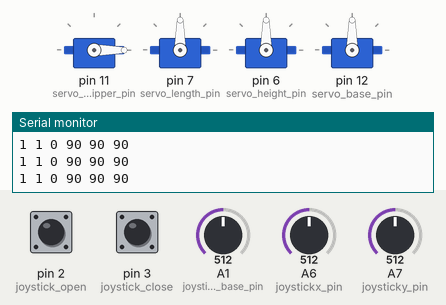
The sketch below on a simulated Arduino Nano, built with avr-gcc and run on an emulated ATmega328P. On the bench: 4 × servo, the last lines printed to the serial monitor. Inputs (shaded band) come from the test bench; at power-on: A1 (joysticky_base_pin) = 512, A6 (joystickx_pin) = 512, A7 (joysticky_pin) = 512, pin 2 (joystick_open) HIGH, pin 3 (joystick_close) HIGH.

Above: at 1.2 s.
1.3 s: A1 (joysticky_base_pin) set to 716
At 2.7 s:
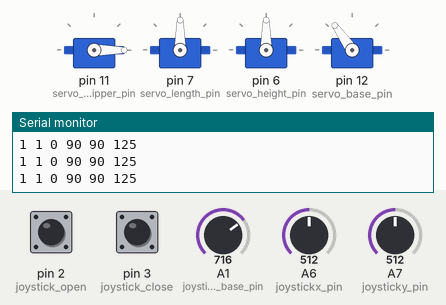
3.2 s: A6 (joystickx_pin) set to 900
At 4.5 s:
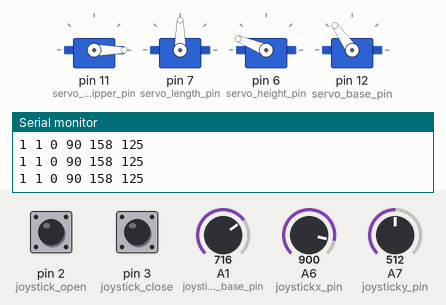
5.6 s: A7 (joysticky_pin) set to 0
At 7.5 s:
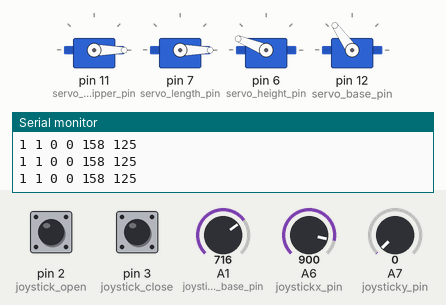
8.6 s: pin 2 (joystick_open) pulled LOW for 1 s
At 10.4 s:
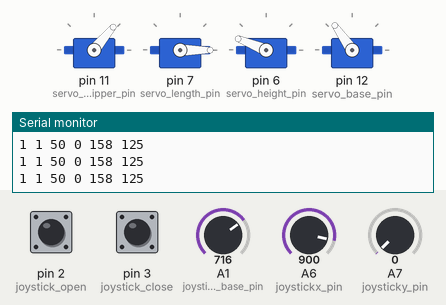
11.6 s: A7 (joysticky_pin) set to 306
At 13.1 s:
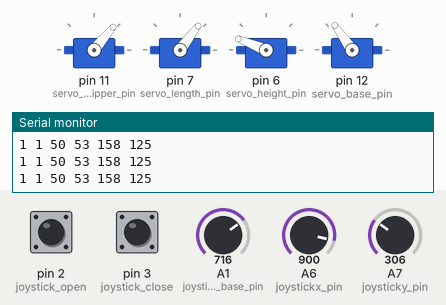
13.8 s: pin 3 (joystick_close) pulled LOW for 1 s
At 15.5 s:
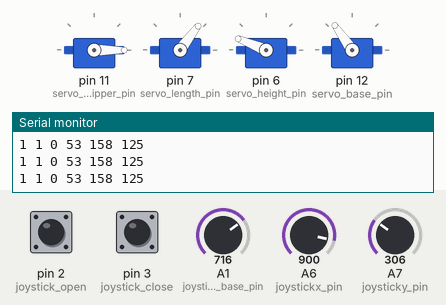
Timing chart, 0 to 17.0 s (numbered marks = the images above; inputs shaded):
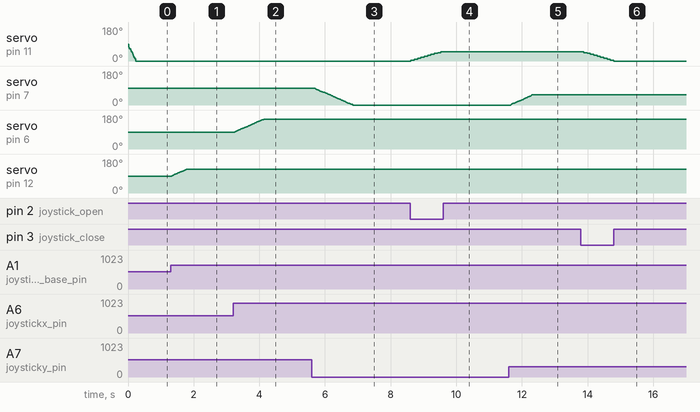

The sketch:

robotic_arm_no_potentiometer.ino
```cpp
#include <VarSpeedServo.h>
int open=0;
int close;
int joystick_open=2;
int joystick_open_val;
int joystick_close=3;
int joystick_close_val;

VarSpeedServo servo_gripper;
int servo_gripper_pin=11;
int servo_gripper_val;

int joystickx_pin=A6;
int joysticky_pin=A7;
int joystickx_val;
int joysticky_val;
VarSpeedServo servo_length;
int servo_length_pin=7;
int servo_length_val;

int joysticky_base_pin=A1;
int joysticky_base_val;
VarSpeedServo servo_base;
int servo_base_pin=12;
int servo_base_val;

VarSpeedServo servo_height;
int servo_height_pin=6;
int servo_height_val;

int speedjoystick=50;
int speedgripper=255;

void setup() {
  Serial.begin(9600);

  pinMode(joystick_open, INPUT);
  digitalWrite(joystick_open, HIGH);

  pinMode(joystick_close, INPUT);
  digitalWrite(joystick_close, HIGH);

  servo_gripper.attach(servo_gripper_pin);

  pinMode(joysticky_pin, INPUT);
  servo_length.attach(servo_length_pin);

  pinMode(joystickx_pin, INPUT);
  servo_height.attach(servo_height_pin);

  pinMode(joysticky_base_pin, INPUT);
  servo_base.attach(servo_base_pin);
}

void loop() {
  joystick_open_val=digitalRead(joystick_open);
  joystick_close_val=digitalRead(joystick_close);
  Serial.print(joystick_open_val);
  Serial.print(" ");
  Serial.print(joystick_close_val);
  Serial.print(" ");
  if(joystick_open_val==0)
  {
    open=open+5;
  }
  if(joystick_close_val==0)
  {
    open=open-5;
  }
  open = constrain(open, 0, 90);
  servo_gripper_val=open;
  Serial.print(servo_gripper_val);
  Serial.print(" ");
  servo_gripper.write(servo_gripper_val,speedgripper, false);

  joysticky_val=analogRead(joysticky_pin);
  servo_length_val=(180./1023)*joysticky_val;
  Serial.print(servo_length_val);
  Serial.print(" ");
  servo_length.write(servo_length_val,speedjoystick,false);

  joystickx_val=analogRead(joystickx_pin);
  servo_height_val=(180./1023)*joystickx_val;
  Serial.print(servo_height_val);
  Serial.print(" ");
  servo_height.write(servo_height_val,speedjoystick,false);

  joysticky_base_val=analogRead(joysticky_base_pin);
  servo_base_val=(180./1023)*joysticky_base_val;
  Serial.println(servo_base_val);
  servo_base.write(servo_base_val,speedjoystick,false);

  delay(100);
}
```

Measured:
- after the input at 1.3 s, servo on pin 12 (servo_base_pin): moves from 90° to 125° over 0.45 s, starting at once
- after the input at 3.2 s, servo on pin 6 (servo_height_pin): moves from 90° to 158° over 0.87 s, starting after 0.06 s
- after the input at 5.6 s, servo on pin 7 (servo_length_pin): moves from 90° to 0° over 1.2 s, starting after 0.09 s
- after the input at 8.6 s, servo on pin 11 (servo_gripper_pin): moves from 0° to 50° over 0.91 s, starting at once
- after the input at 11.6 s, servo on pin 7 (servo_length_pin): moves from 0° to 53° over 0.65 s, starting after 0.06 s
- after the input at 13.8 s, servo on pin 11 (servo_gripper_pin): moves from 50° to 0° over 0.91 s, starting after 0.09 s
